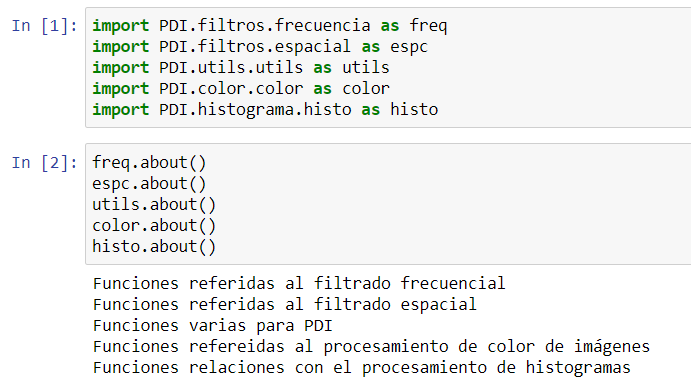
#> input picture imgs/ejemplo_biblioteca.PNG, 691 x 389 px
$ python -i color.py   (imports and definitions only)
#> lines starting #> are read from the running program, lines starting #| are printed output that depends on the picture
import matplotlib.pyplot as plt
import cv2 as cv
import numpy as np

def about():
    print('Funciones refereidas al procesamiento de color de imágenes')


# [7 lines left out: function get_intensidad, not called in this run]


def plot_color_channels(img, figsize=(20,15), patron=(1,4), space='rgb', vmin=0, vmax=255):
    """
    Dibuja la imagen original y los distintos canales de la misma.\n
    La imagen debe estar en RGB.

    @param space: espacio de los colores de la imagen.\n    rgb/hsv/hsi
    """

    assert space=='rgb' or space=='hsv' or space=='hsi', 'ERROR, atributo \'space\' incorrecto'

    plt.figure(figsize=figsize)
    plt.subplot(patron[0],patron[1],1)
    plt.title('ORIGINAL')
    plt.imshow(img, vmin=vmin, vmax=vmax)

    channel_names = ['R', 'G', 'B']
    channels = cv.split(img)

    if(space=='hsv'):
        channel_names = ['H', 'S', 'V']
        channels = cv.split(RGB2HSV(img))

    elif(space=='hsi'):
        channel_names = ['H', 'S', 'I']
        channels = cv.split(RGB2HSI(img))

    plt.subplot(patron[0],patron[1],2)
    plt.title(channel_names[0])
    plt.imshow(channels[0], cmap='gray', vmin=vmin, vmax=vmax)

    plt.subplot(patron[0],patron[1],3)
    plt.title(channel_names[1])
    plt.imshow(channels[1], cmap='gray', vmin=vmin, vmax=vmax)

    plt.subplot(patron[0],patron[1],4)
    plt.title(channel_names[2])
    plt.imshow(channels[2], cmap='gray', vmin=vmin, vmax=vmax)


def RGB2HSV(img):
    return cv.cvtColor(img, cv.COLOR_RGB2HSV)

# [5 lines left out: function RGB2HSI, not called in this run]

def HSV2RGB(img):
    return cv.cvtColor(img, cv.COLOR_HSV2RGB)

# [7 lines left out: function HSV2HSI, not called in this run]

def HSI2RGB(img):
    pass


def HSI2HSV(img):
    pass


# [14 lines left out: function color_slicing_sphere_RGB, not called in this run]

>>> import cv2
>>> picture = cv2.cvtColor(cv2.imread('../imgs/ejemplo_biblioteca.PNG'), cv2.COLOR_BGR2RGB)
>>> result = plot_color_channels(picture)
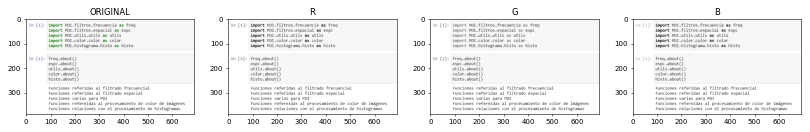
#> figure drawn by matplotlib, 4 panels
